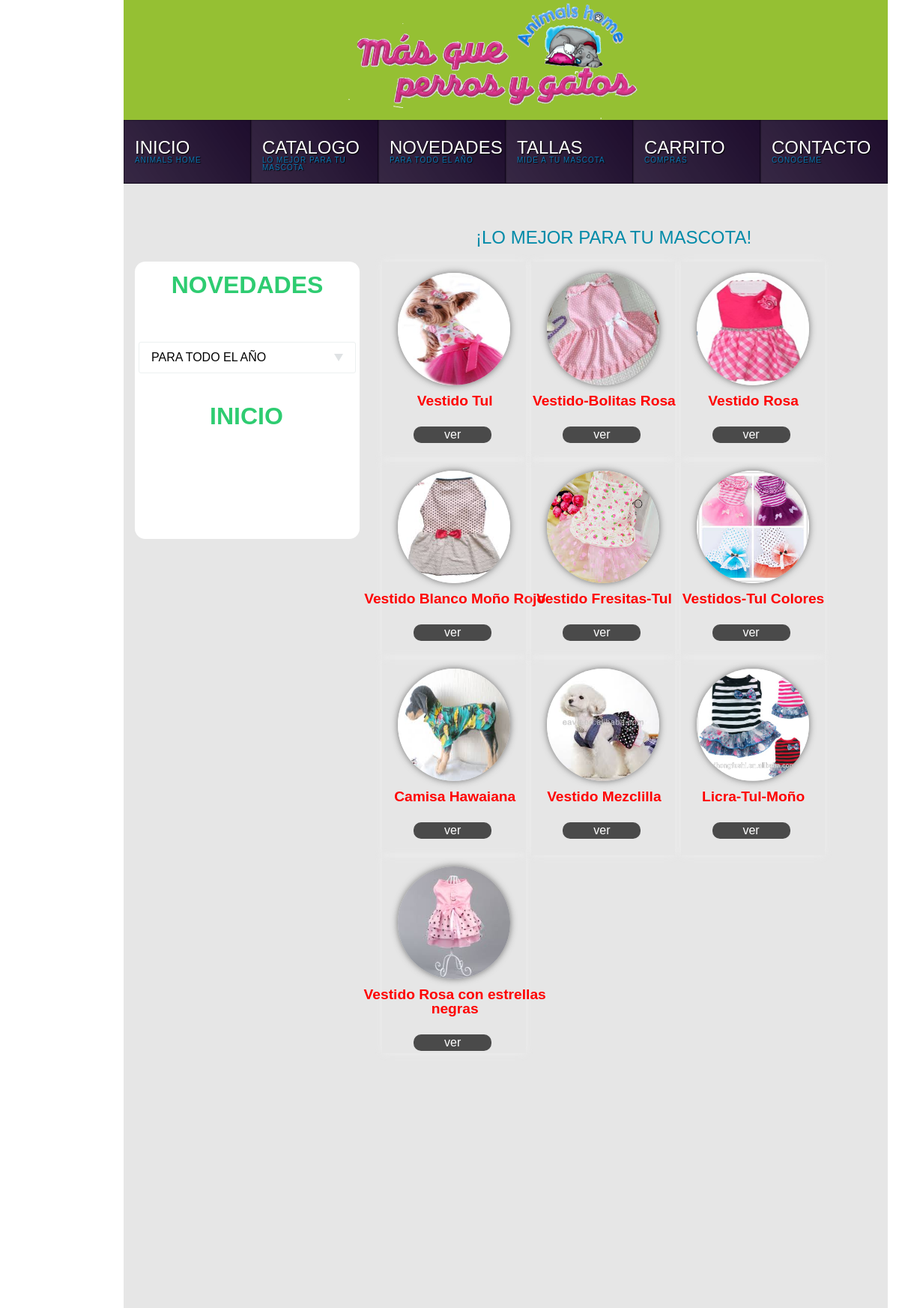
/primavera.php, run on the app's committed database.
### tables this page shows
CREATE TABLE IF NOT EXISTS `productos` (
  `id` int(11) NOT NULL AUTO_INCREMENT,
  `nombre` text NOT NULL,
  `descripcion` text NOT NULL,
  `imagen` text NOT NULL,
  `precio` double NOT NULL,
  PRIMARY KEY (`id`)
);

### primavera.php (the view, shortened to what this page needs)
<!DOCTYPE HTML>
<html>
<head>
<link href="css/catalogo/accesorios.css" rel="stylesheet" type="text/css"/>
<link href="css/style.css" rel="stylesheet" type="text/css"/>
 <link rel="stylesheet" href="css/catalogo/reset.css">
 <link rel="stylesheet" href="css/catalogo/menuvertical.css">
</head>
<body id="cuerpo">
    <div id="barra-logo">
        <div id="imagen-logo"></div>
          </div>
          <div id="menu">
              <ul id="sdt_menu" class="sdt_menu">
				<li>
					<a href="inicio.php">
						<span class="sdt_wrap">
							<span class="sdt_link">INICIO</span>
							<span class="sdt_descr">ANIMALS HOME</span>
						</span>
					</a>
				</li>
				<li>
					<a href="catalogo.php">
						<span class="sdt_wrap">
							<span class="sdt_link">CATALOGO</span>
							<span class="sdt_descr">LO MEJOR PARA TU MASCOTA</span>
						</span>
					</a>
				</li>
				<li>
					<a href="novedades.php">
						<span class="sdt_wrap">
							<span class="sdt_link">NOVEDADES</span>
							<span class="sdt_descr">PARA TODO EL AÑO</span>
						</span>
					</a>
				</li>
				<li>
					<a href="tallas.php">
						<span class="sdt_wrap">
							<span class="sdt_link">TALLAS</span>
							<span class="sdt_descr">MIDE A TU MASCOTA</span>
						</span>
					</a>
				</li>
				<li>
					<a href="carrito.php">
						<span class="sdt_wrap">
							<span class="sdt_link">CARRITO</span>
							<span class="sdt_descr">COMPRAS</span>
						</span>
					</a>
				</li>
				<li>
					<a href="contacto.php">
						<span class="sdt_wrap">
							<span class="sdt_link">CONTACTO</span>
							<span class="sdt_descr">CONOCEME</span>
						</span>
					</a>
				</li>
			</ul>
          </div>
        <div id="contenedor">
               <div id="texto">
               <h5 class="titulo">
              ¡LO MEJOR PARA TU MASCOTA!
               </h5>
       </div>
	    <div id="menu-vertical">
            <h1 class="encabezado"><a href="novedades.php">NOVEDADES </a></h1>
<dl class="dropdown">
	<dt><a><span>PARA TODO EL AÑO</span></a></dt>
</dl>
	    <h1 class="encabezado2"><a href="inicio.php">INICIO </a></h1>
        </div>
		            <div id="catalogo-general">
							<?php
		$con="select * from productos LIMIT 40,10";
		$re=mysql_query($con)or die(mysql_error());
		while ($f=mysql_fetch_array($re)) {
		?>
			<div class="producto">
			<center>
				<img src="imagenes/productos/<?php echo $f['imagen'];?>"><br>
				<span class="span"><?php echo utf8_encode($f['nombre']);?></span><br>
				<a href="./detalles.php?id=<?php echo $f['id'];?>">ver</a>
			</center>
		</div>
		<?php
              }
          ?>
          </div>
		</div>
</body>
</html>

### css/catalogo/accesorios.css (style rules this page uses)
.encabezado a { font-family: "GothamRnd-Bold", Helvetica, Arial, sans-serif; font-size: 1em; font-weight: 700; text-align: center; color: #2ecc71; margin: 15px 0px; text-decoration:none; }
.encabezado2 a { float:left; font-family: "GothamRnd-Bold", Helvetica, Arial, sans-serif; font-size: 1em; font-weight: 700; text-align: center; color: #2ecc71; margin: 25px 100px; text-decoration:none; }
#cuerpo { margin: 0; }
#barra-logo { float: left; background: #95c033; box-shadow: none; width:1020px ; height: 160px; display: block; margin:0px 165px; }
#imagen-logo { float:left; -webkit-background-size: cover; -moz-background-size: cover; -o-background-size: cover; background-image: url("../../imagenes/logo.png"); background-size: cover; height: 200px; width: 400px; margin: -10px 300px; }
#menu { float: left; height: 100px; margin:auto 165px; width:1020px ; height: 85px; background:#1B0A2A; }
#contenedor { float: left; height: 1500px; margin:auto 165px; width:1020px ; background:#E6E6E6; }
#texto { float: left; width: 600px; height:0 auto; margin: 30px 450px; }
.titulo { font-family: "GothamRnd-Bold", Helvetica, Arial, sans-serif; font-size: 24px; color: #008AA8; margin-bottom: 25px; float: left; margin:30px 20px; }
#menu-vertical { float: left; width: 300px; height: 370px; margin: -40px 15px; background:white; border-radius: 14px 14px 14px 14px; -moz-border-radius: 14px 14px 14px 14px; -webkit-border-radius: 14px 14px 14px 14px; border: 0px solid #000000; }
#catalogo-general { float: left; width: 640px; height: 1000px; margin: -40px 12px; border-radius: 14px 14px 14px 14px; -moz-border-radius: 14px 14px 14px 14px; -webkit-border-radius: 14px 14px 14px 14px; border: 0px solid #000000; }
.span { width:250px; float:left; margin:25px -60px; font-family: "GothamRnd-Bold", Helvetica, Arial, sans-serif; color: red; font-weight: bolder; font-size: 1.2rem; }
.producto { width: 20%; height: 200px; display: inline-block; vertical-align: top; margin-left: 0.5%; padding: 5%; -webkit-box-shadow: 0px 0px 10px rgba(240, 240, 240, 0.75); -moz-box-shadow: 0px 0px 10px rgba(240, 240, 240, 0.75); box-shadow: 0px 0px 10px rgba(240, 240, 240, 0.75); -webkit-transition: all 1s ease-in-out; -moz-transition: all 1s ease-in-out; }
.producto img { width: 150px; height: 150px; margin:-17px -11px; border-radius: 50%; -webkit-box-shadow: 0px 0px 10px rgba(74, 74, 74, 0.75); -moz-box-shadow: 0px 0px 10px rgba(74, 74, 74, 0.75); box-shadow: 0px 0px 10px rgba(74, 74, 74, 0.75); -webkit-transition: all 1s ease-in-out; -moz-transition: all 1s ease-in-out; }
.producto a { font-family: "GothamRnd-Bold", Helvetica, Arial, sans-serif; float:left; margin: 0px 10px; background-color: #4a4a4a; padding: 3px; color: white; width: 50%; padding-left: 20px; padding-right: 20px; border-radius: 10px; text-decoration:none; }

### css/style.css (style rules this page uses)
ul.sdt_menu { margin:0; padding:0; list-style: none; font-family:"Myriad Pro", "Trebuchet MS", sans-serif; font-size:12px; width:1020px; }
ul.sdt_menu a { text-decoration:none; outline:none; }
ul.sdt_menu li { float:left; width:170px; height:85px; position:relative; cursor:pointer; }
ul.sdt_menu li > a { position:absolute; top:0px; left:0px; width:170px; height:85px; z-index:12; background:transparent url(../images/overlay.png) no-repeat bottom right; -moz-box-shadow:0px 0px 2px #000 inset; -webkit-box-shadow:0px 0px 2px #000 inset; box-shadow:0px 0px 2px #000 inset; }
ul.sdt_menu li span.sdt_wrap { position:absolute; top:25px; left:0px; width:170px; height:60px; z-index:15; }
ul.sdt_menu li span span.sdt_link, ul.sdt_menu li span span.sdt_descr, ul.sdt_menu li div.sdt_box a { margin-left:15px; text-transform:uppercase; text-shadow:1px 1px 1px #000; }
ul.sdt_menu li span span.sdt_link { color:#fff; font-size:24px; float:left; clear:both; }
ul.sdt_menu li span span.sdt_descr { color:#0B75AF; float:left; clear:both; width:155px; font-size:10px; letter-spacing:1px; }

### css/catalogo/menuvertical.css (style rules this page uses)
h1 { font-family: "GothamRnd-Bold", Helvetica, Arial, sans-serif; font-size: 2em; font-weight: 700; text-align: center; color: #2ecc71; margin: 15px 0px; }
.dropdown { width: 18em; margin: 60px 5px; margin-bottom: 1em; }
.dropdown dt a { font-family: "GothamRnd-Bold", Helvetica, Arial, sans-serif; display: block; height: 2.5em; width: 100%; border: 1px solid #ecf0f1; border-radius: 3px; text-decoration: none; }
.dropdown dt span { display: block; padding: 0 1em; line-height: 2.5em; border-right: 1em solid transparent; cursor: pointer; }

### data on the page
productos: imagen (picture), nombre "Vestido Tul"
productos: imagen (picture), nombre "Vestido-Bolitas Rosa"
productos: imagen (picture), nombre "Vestido Rosa"
productos: imagen (picture), nombre "Vestido Blanco Moño Rojo"
productos: imagen (picture), nombre "Vestido Fresitas-Tul"
productos: imagen (picture), nombre "Vestidos-Tul Colores"
productos: imagen (picture), nombre "Camisa Hawaiana"
productos: imagen (picture), nombre "Vestido Mezclilla"
productos: imagen (picture), nombre "Licra-Tul-Moño"
productos: imagen (picture), nombre "Vestido Rosa con estrellas negras"
